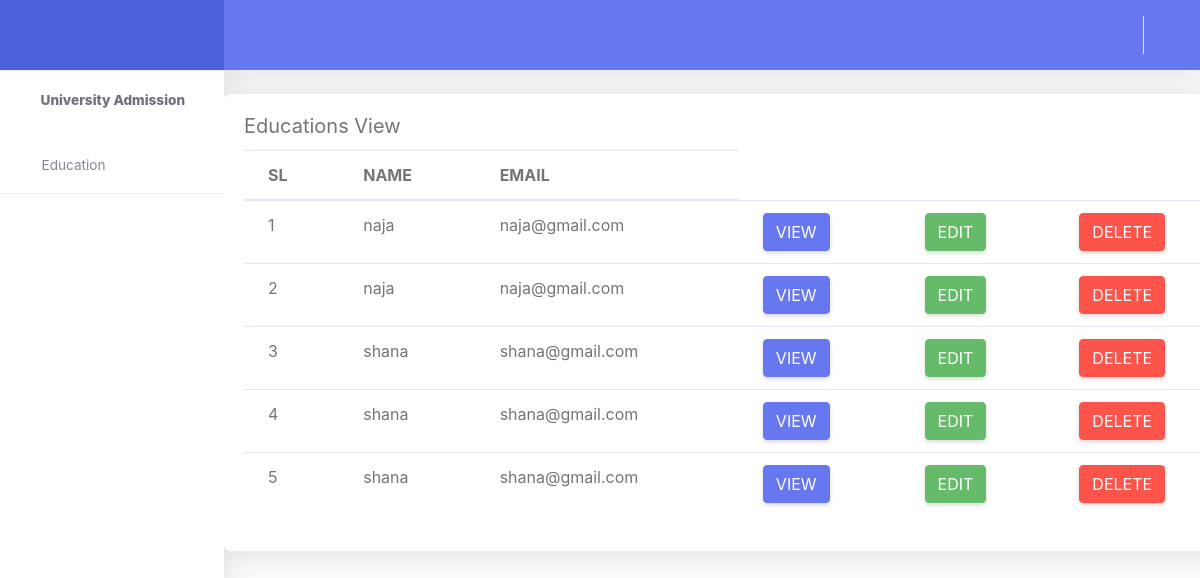
The app's page /education/, older data.
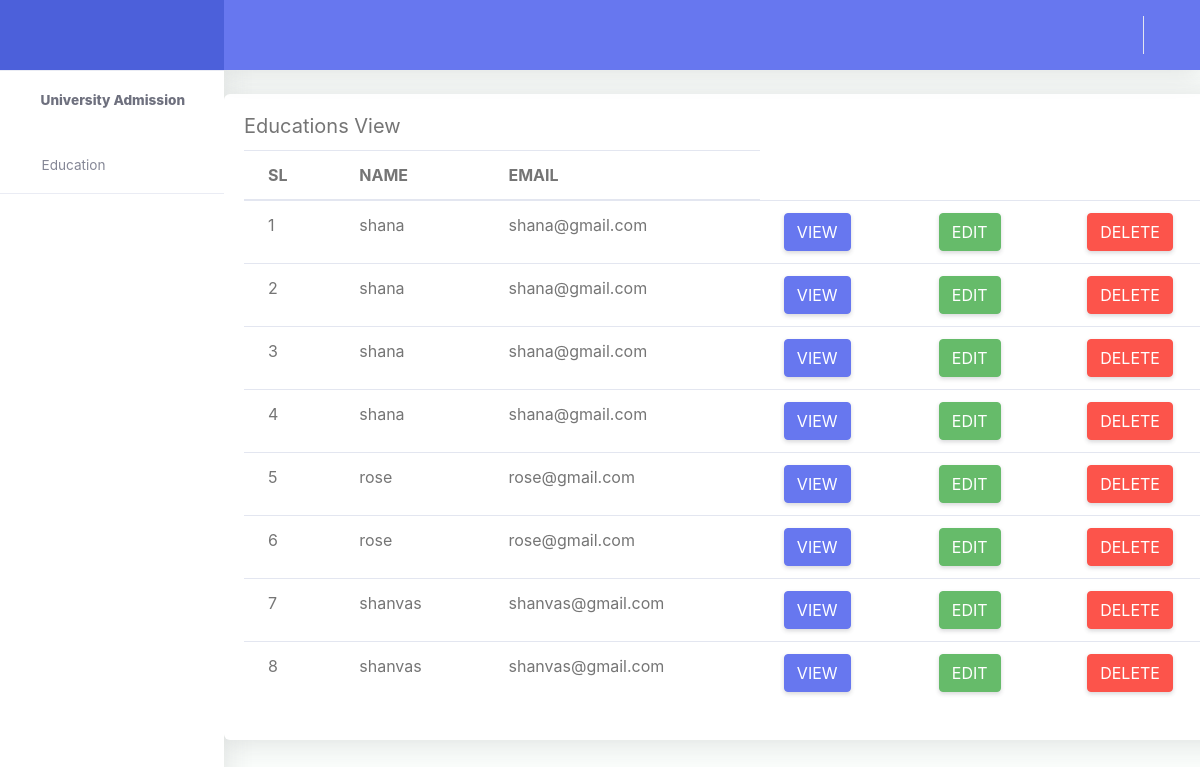
The same page, newer data.
### new_app/models.py (models this page shows, shortened)
class Education(models.Model):
    candidate = models.ForeignKey(Candidate, on_delete=models.CASCADE)
    course = models.CharField(max_length=50)
    university = models.CharField(max_length=100)
    year = models.PositiveIntegerField(validators=[MinValueValidator(1900), MaxValueValidator(datetime.now().year)])

class Candidate(models.Model):
    name = models.CharField(max_length=50)
    email = models.EmailField(unique=True)

### new_app/views.py (the view)
# urls.py: path('education/', views.education, name='education'),
def education(request):
    data = Education.objects.all().select_related('candidate')
    return render(request, 'education.html', {'data': data})

### templates/education.html (shortened to what this page needs)
{% extends "indexx.html" %}
{% block content %}
<div class="card" style="width: 65rem;">
  <div class="card-body">
    <h5 class="card-title">Educations View</h5>
<table class="table">
  <thead>
    <tr>
      <th scope="col">SL</th>
      <th scope="col">NAME</th>
            <th scope="col">EMAIL</th>
    </tr>
  </thead>
  <tbody>
      {% for i in data %}
    <tr>
      <td>{{forloop.counter}}</td>
                  <td>{{i.candidate.name}}</td>
                        <td>{{i.candidate.email}}</td>
        <td><a href="{% url 'view' %}" class="btn btn-primary">VIEW</a> </td>
<td><a href="{% url 'update_candidate' i.candidate.id %}" class="btn btn-success">EDIT</a> </td>
        <td><a href="{% url 'delete' i.id %}" class="btn btn-danger">DELETE</a> </td>
    </tr>
{% endfor %}
  </tbody>
  </table>
    {% endblock %}

### templates/indexx.html (shortened to what this page needs)
<!DOCTYPE html>
{% load static %}
<html lang="en">
<head>
  <link href=" {% static 'static1/vendor/fontawesome-free/css/all.min.css' %} " rel="stylesheet" type="text/css">
  <link href=" {% static 'static1/vendor/bootstrap/css/bootstrap.min.css' %} " rel="stylesheet" type="text/css">
  <link href=" {% static 'static1/css/ruang-admin.min.css' %} " rel="stylesheet">
</head>
<body id="page-top">
  <div id="wrapper">
    <ul class="navbar-nav sidebar sidebar-light accordion" id="accordionSidebar">
      <a class="sidebar-brand d-flex align-items-center justify-content-center" href=" {% static 'static1/index.html' %} ">
      </a>
      <hr class="sidebar-divider my-0">
      <li class="nav-item active">
        <a class="nav-link" href=" {% static 'static1/index.html' %} ">
          <i class="fas fa-fw fa-tachometer-alt"></i>
          <span>University Admission</span></a>
      </li>
      <br>
      <li class="nav-item">
        <a class="nav-link collapsed" href="#" data-toggle="collapse" data-target="#collapseBootstrap"
          aria-expanded="true" aria-controls="collapseBootstrap">
          <i class="far fa-fw fa-window-maximize"></i>
          <span>Education</span>
        </a>
      </li>
      <hr class="sidebar-divider">
    </ul>
    <div id="content-wrapper" class="d-flex flex-column">
      <div id="content">
        <nav class="navbar navbar-expand navbar-light bg-navbar topbar mb-4 static-top">
          <button id="sidebarToggleTop" class="btn btn-link rounded-circle mr-3">
            <i class="fa fa-bars"></i>
          </button>
          <ul class="navbar-nav ml-auto">
            <li class="nav-item dropdown no-arrow">
              <a class="nav-link dropdown-toggle" href="#" id="userDropdown" role="button" data-toggle="dropdown"
                aria-haspopup="true" aria-expanded="false">
              </a>
            </li>
          </ul>
        </nav>
         {% block content %}
        {% endblock %}
      </div>
</body>
</html>

Row changes from the older to the newer data that the page shows:
removed Education: candidate.name "naja", candidate.email "naja@gmail.com"
changed Education (number 1 of 8 on the later page): candidate.name "naja" → "shana"; candidate.email "naja@gmail.com" → "shana@gmail.com"
added Education: candidate.name "rose", candidate.email "rose@gmail.com"
added Education: candidate.name "rose", candidate.email "rose@gmail.com"
added Education: candidate.name "shanvas", candidate.email "shanvas@gmail.com"
added Education: candidate.name "shanvas", candidate.email "shanvas@gmail.com"
